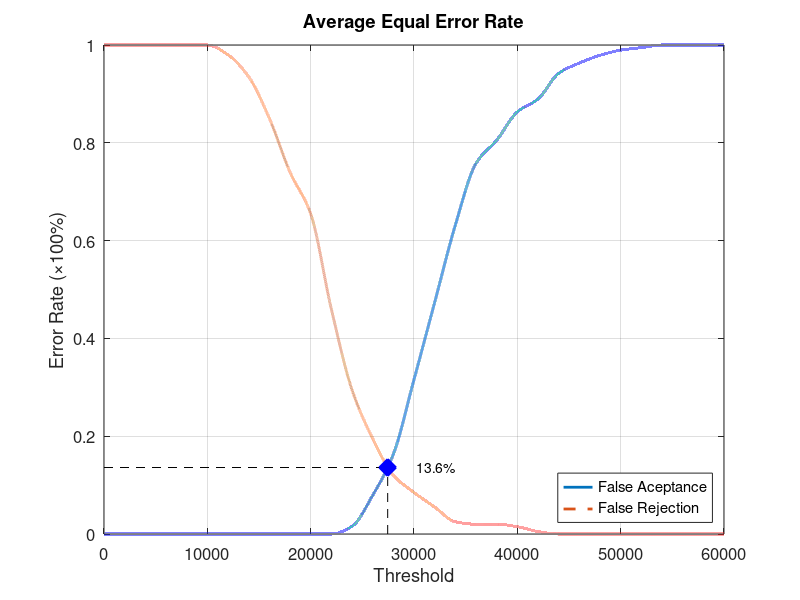
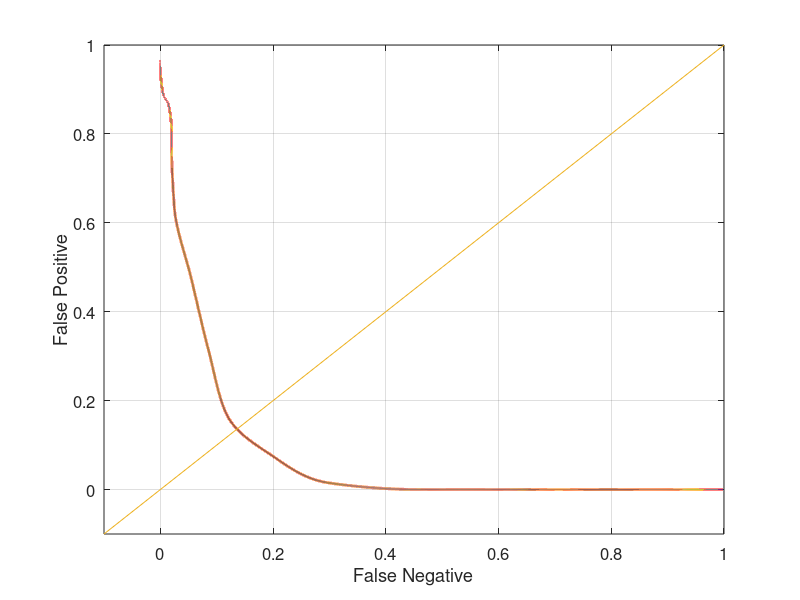

The MATLAB script that drew these images, in order:
function yEER = Database1_4
close all;
clear;
clc;
x = 0:2000:60000;
xq = 0:0.5:60000;

y0 = [0 0 0 0 0 0 0 0 0 0 0 0 0.0157895 0.0789474 0.163158 0.315789 0.473684 0.631579 0.757895 0.805263 0.863158 0.889474 0.942105 0.963158 0.978947 0.989474 0.994737 1 1 1 1];
yy0 = interp1(x, y0, xq, 'pchip');
y1 = [1 1 1 1 1 1 0.98 0.935 0.85 0.74 0.655 0.46 0.295 0.195 0.12 0.085 0.055 0.025 0.02 0.02 0.015 0.005 0 0 0 0 0 0 0 0 0];
yy1 = interp1(x, y1, xq, 'pchip');

% Calculating EER: 
y2 = abs(y0 - y1);
find(y2 == min(y2))
yy2 = abs(yy0 - yy1);
xEER = find(yy2 == min(yy2));
xEERIndex = xq(xEER) % X-axis EER
yEER = yy0(xEER) % Y-axis EER

main = figure
plot(xq, yy0,'-','LineWidth', 2);	hold on
plot(xq, yy1,'--','LineWidth', 2);	hold on
plot([xEERIndex xEERIndex], [0 yEER], 'k--');	hold on
plot([0 xEERIndex], [yEER yEER], 'k--');	hold on
plot(xEERIndex, yEER, 'bx', 'LineWidth', 10);	hold on
text(xEERIndex + 10 * xEERIndex / 100, yEER, [num2str(round((10000 * yEER)) / 100) '%'])
legend('False Aceptance', 'False Rejection', 'Location', 'SouthEast')
xlabel('Threshold')
ylabel('Error Rate (\times100%)')
title('Average Equal Error Rate')
set(gca, 'FontSize', 12)
axis([0 60000 0 1])
grid on

print(main, 'Database1_4Main', '-dpng');
FNRxFPR = figure('Color', [1 1 1]);
plot(yy1, yy0, '-', yy1, yy0, 'LineWidth', 2);
hold on
y = -0.1:0.1:1
plot(y, y); 
set(gca, 'FontSize', 12)
xlabel('False Negative')
ylabel('False Positive')
axis([-0.1 1 -0.1 1])
set(gca, 'FontSize', 12)
grid on

print(FNRxFPR, 'Database1_4FNRxFPR','-dpng');
end
